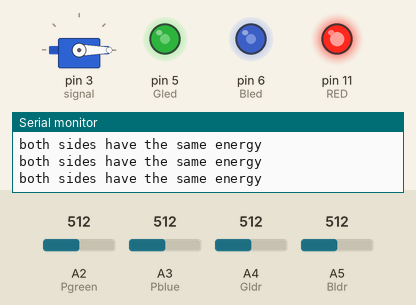
A sketch run on a simulated Arduino Uno, built with avr-gcc and run on an emulated ATmega328P. Shown: servo, output pins drawn as LEDs (lit = HIGH), the last lines printed to the serial monitor. Inputs (shaded band) come from the test bench; at power-on: A4 (Gldr) = 512, A5 (Bldr) = 512, A2 (Pgreen) = 512, A3 (Pblue) = 512.

Above: at 1.2 s.
1.3 s: A4 (Gldr) set to 716
At 2.7 s:
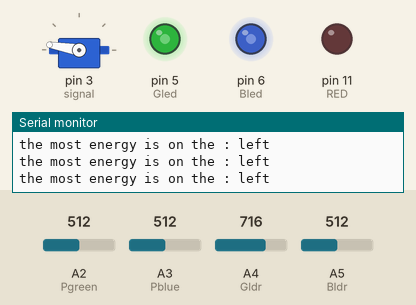
3.0 s: A5 (Bldr) set to 992
At 4.2 s:
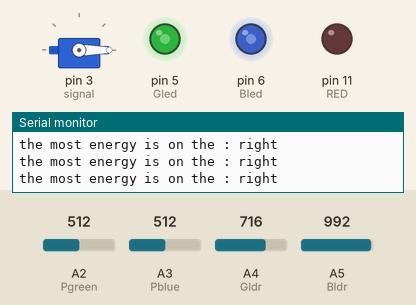
4.5 s: A2 (Pgreen) set to 716
At 5.4 s:
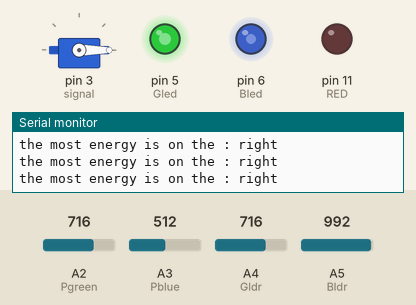
6.0 s: A3 (Pblue) set to 716
At 6.8 s:
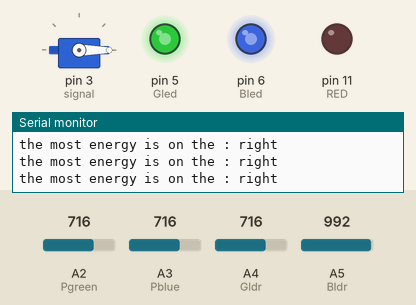
7.5 s: A2 (Pgreen) set to 992
At 8.1 s:
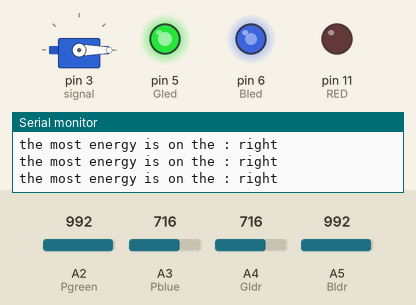
9.0 s: A3 (Pblue) set to 992
At 9.4 s:
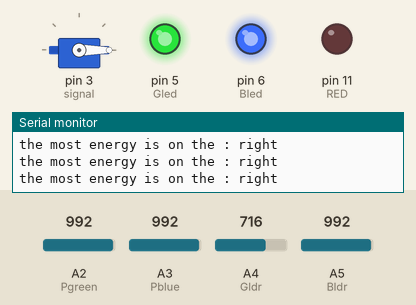
Timing chart, 0 to 11.5 s (numbered marks = the images above; inputs shaded):
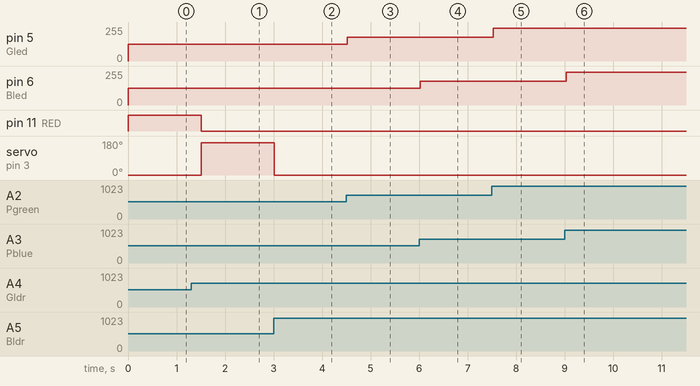

Measured:
- after the input at 1.3 s, pin 11 (RED): HIGH → LOW after 0.21 s; servo on pin 3 (signal): 0° → 170° after 0.21 s
- after the input at 3.0 s, servo on pin 3 (signal): 170° → 0° at once
- after the input at 4.5 s, pin 5 (Gled): 127/255 → 178/255 at once
- after the input at 6.0 s, pin 6 (Bled): 127/255 → 178/255 at once
- after the input at 7.5 s, pin 5 (Gled): 178/255 → 247/255 at once
- after the input at 9.0 s, pin 6 (Bled): 178/255 → 247/255 at once

The sketch:

solar_panel.ino
```cpp
#include <Servo.h>
Servo myservo;
int signal = 3;
byte Bled = 6;
byte Gled = 5;
byte RED = 11;
int Bldr = A5;
int Gldr = A4;
int Pblue = A3;
int Pgreen = A2;
int position = 0;
int lastPosition = 0;
void setup()
{
 myservo.attach(signal);
 pinMode(Bled,OUTPUT);
 pinMode(RED,OUTPUT);
 pinMode(Gled,OUTPUT);
 Serial.begin(9600);
 myservo.write(position);
}

void loop()
{
 int d = digitalRead(position);
 int B = analogRead(Bldr);
 int G = analogRead(Gldr);
 int blue = analogRead(Pblue);
 int green = analogRead(Pgreen);
 int brightnessB = map(blue, 0, 1023, 0, 255);
 int brightnessG = map(green, 0, 1023, 0, 255);
 analogWrite(Bled, brightnessB);
 analogWrite(Gled, brightnessG);
  if(G>B)
  {
    digitalWrite(RED,LOW);
   int lastPositon = 170;
    position = lastPositon;
   myservo.write(170);
    Serial.println("the most energy is on the : left");
    delay(300);
  }
  else if(B>G)
  {
   digitalWrite(RED,LOW);
   int lastPosition = 0;
   position = lastPosition;
   myservo.write(0);
    Serial.println("the most energy is on the : right");
    delay(300);
  }
  else
  {
    digitalWrite(RED,HIGH);
    myservo.write(position);
    Serial.println("both sides have the same energy");
    delay(300);
  }
}
```
